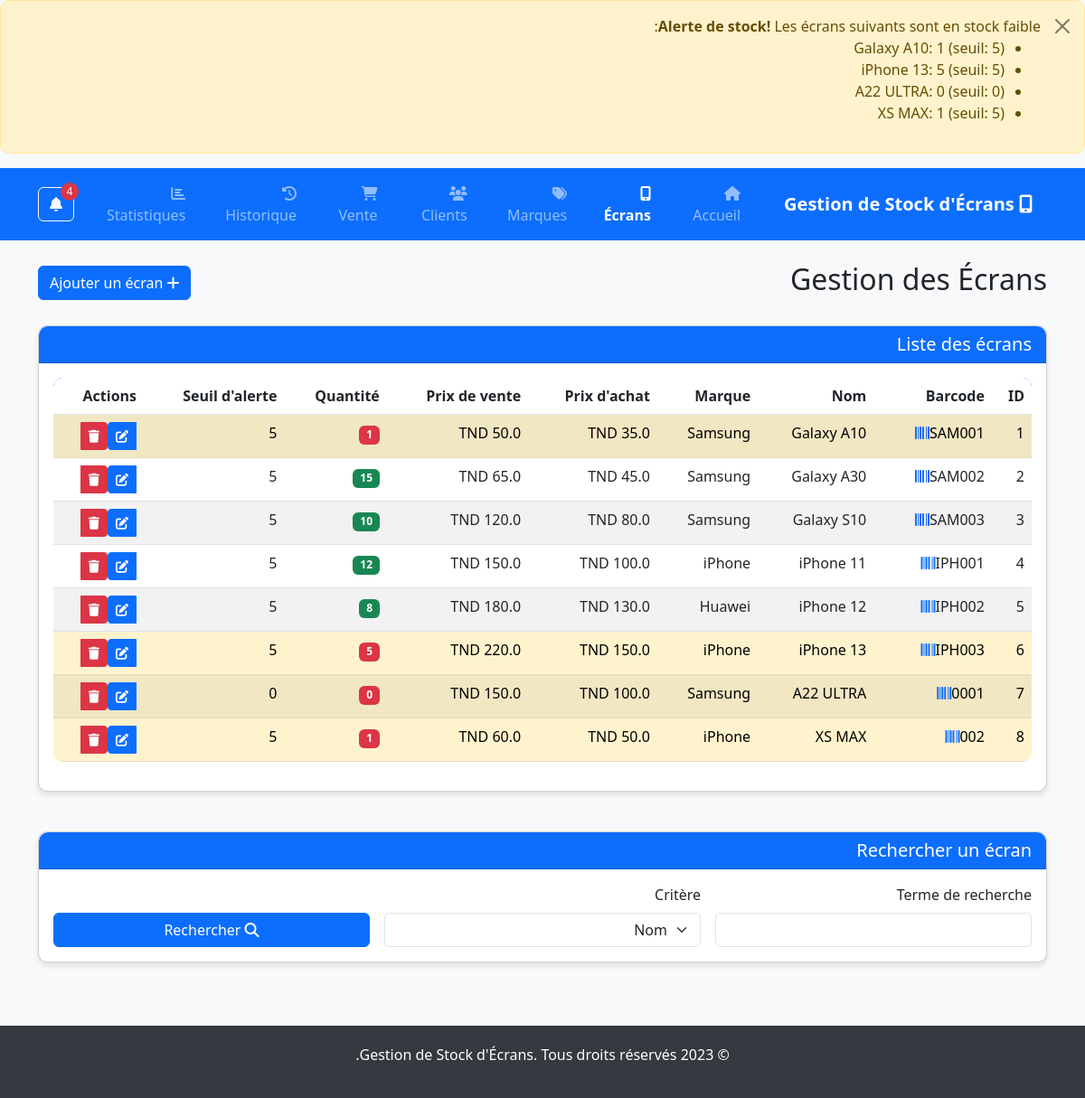
/ecrans, run on the app's committed database.
### app.py (models this page shows, shortened)
class Ecran(db.Model):
    id = db.Column(db.Integer, primary_key=True)
    barcode = db.Column(db.String(100), unique=True, nullable=False)
    nom = db.Column(db.String(100), nullable=False)
    prix_achat = db.Column(db.Float, nullable=False)
    prix_vente = db.Column(db.Float, nullable=False)
    quantite = db.Column(db.Integer, nullable=False)
    seuil_alerte = db.Column(db.Integer, default=5)
    marque_id = db.Column(db.Integer, db.ForeignKey('marque.id'), nullable=False)
    ventes = db.relationship('Vente', backref='ecran', lazy=True)
    historiques = db.relationship('Historique', backref='ecran', lazy=True)

class Marque(db.Model):
    id = db.Column(db.Integer, primary_key=True)
    nom = db.Column(db.String(100), unique=True, nullable=False)
    ecrans = db.relationship('Ecran', backref='marque', lazy=True, cascade='all, delete-orphan')

### app.py (the view)
@app.route('/ecrans')
def ecrans():
    ecrans_list = Ecran.query.all()
    marques_list = Marque.query.all()
    return render_template('ecrans.html', ecrans=ecrans_list, marques=marques_list)

### templates/ecrans.html (shortened to what this page needs)
{% extends "base.html" %}
{% block content %}
<div class="row">
    <div class="col-md-12">
        <div class="d-flex justify-content-between align-items-center mb-4">
            <h2>Gestion des Écrans</h2>
            <button class="btn btn-primary" data-bs-toggle="modal" data-bs-target="#ajouterEcranModal">
                <i class="fas fa-plus"></i> Ajouter un écran
            </button>
        </div>
    </div>
</div>
<div class="row mb-4">
    <div class="col-md-12">
        <div class="card">
            <div class="card-header">
                <h5 class="mb-0">Liste des écrans</h5>
            </div>
            <div class="card-body">
                {% if ecrans %}
                    <div class="table-responsive">
                        <table class="table table-striped table-hover">
                            <thead>
                                <tr>
                                    <th>ID</th>
                                    <th>Barcode</th>
                                    <th>Nom</th>
                                    <th>Marque</th>
                                    <th>Prix d'achat</th>
                                    <th>Prix de vente</th>
                                    <th>Quantité</th>
                                    <th>Seuil d'alerte</th>
                                    <th>Actions</th>
                                </tr>
                            </thead>
                            <tbody>
                                {% for ecran in ecrans %}
                                    <tr class="{{ 'table-warning' if ecran.quantite <= ecran.seuil_alerte }}">
                                        <td>{{ ecran.id }}</td>
                                        <td>
                                            <div class="d-flex align-items-center">
                                                <span>{{ ecran.barcode }}</span>
                                                <a href="{{ url_for('generer_barcode', barcode=ecran.barcode) }}" target="_blank" class="ms-2">
                                                    <i class="fas fa-barcode"></i>
                                                </a>
                                            </div>
                                        </td>
                                        <td>{{ ecran.nom }}</td>
                                        <td>{{ ecran.marque.nom }}</td>
                                        <td>{{ ecran.prix_achat }} TND</td>
                                        <td>{{ ecran.prix_vente }} TND</td>
                                        <td>
                                            <span class="badge {{ 'bg-danger' if ecran.quantite <= ecran.seuil_alerte else 'bg-success' }}">
                                                {{ ecran.quantite }}
                                            </span>
                                        </td>
                                        <td>{{ ecran.seuil_alerte }}</td>
                                        <td>
                                            <div class="btn-group">
                                                <button class="btn btn-sm btn-primary" data-bs-toggle="modal" data-bs-target="#modifierEcranModal{{ ecran.id }}">
                                                    <i class="fas fa-edit"></i>
                                                </button>
                                                <a href="{{ url_for('supprimer_ecran', id=ecran.id) }}" class="btn btn-sm btn-danger" onclick="return confirm('Êtes-vous sûr de vouloir supprimer cet écran?')">
                                                    <i class="fas fa-trash"></i>
                                                </a>
                                            </div>
                                        </td>
                                    </tr>
                                {% endfor %}
                            </tbody>
                        </table>
                    </div>
                {% endif %}
            </div>
        </div>
    </div>
</div>
<div class="row mb-4">
    <div class="col-md-12">
        <div class="card">
            <div class="card-header">
                <h5 class="mb-0">Rechercher un écran</h5>
            </div>
            <div class="card-body">
                <form action="{{ url_for('recherche_ecrans') }}" method="get" class="row g-3">
                    <div class="col-md-4">
                        <label for="terme" class="form-label">Terme de recherche</label>
                        <input type="text" class="form-control" id="terme" name="terme" required>
                    </div>
                    <div class="col-md-4">
                        <label for="critere" class="form-label">Critère</label>
                        <select class="form-select" id="critere" name="critere">
                            <option value="nom">Nom</option>
                        </select>
                    </div>
                    <div class="col-md-4 d-flex align-items-end">
                        <button type="submit" class="btn btn-primary w-100">
                            <i class="fas fa-search"></i> Rechercher
                        </button>
                    </div>
                </form>
            </div>
        </div>
    </div>
</div>
{% endblock %}

### templates/base.html (shortened to what this page needs)
<!DOCTYPE html>
<html lang="fr" dir="rtl">
<head>
    <link href="https://cdn.jsdelivr.net/npm/bootstrap@5.3.0/dist/css/bootstrap.min.css" rel="stylesheet">
    <link href="https://cdnjs.cloudflare.com/ajax/libs/font-awesome/6.4.0/css/all.min.css" rel="stylesheet">
</head>
<body>
    <nav class="navbar navbar-expand-lg navbar-dark bg-primary">
        <div class="container">
            <a class="navbar-brand" href="{{ url_for('index') }}">
                <i class="fas fa-mobile-alt"></i> Gestion de Stock d'Écrans
            </a>
            <div class="collapse navbar-collapse" id="navbarNav">
                <ul class="navbar-nav me-auto">
                    <li class="nav-item">
                        <a class="nav-link {{ 'active' if request.endpoint == 'index' }}" href="{{ url_for('index') }}">
                            <i class="fas fa-home"></i> Accueil
                        </a>
                    </li>
                    <li class="nav-item">
                        <a class="nav-link {{ 'active' if request.endpoint == 'ecrans' or request.endpoint.startswith('ajouter_ecran') or request.endpoint.startswith('modifier_ecran') or request.endpoint.startswith('supprimer_ecran') or request.endpoint == 'recherche_ecrans' }}" href="{{ url_for('ecrans') }}">
                            <i class="fas fa-mobile-alt"></i> Écrans
                        </a>
                    </li>
                    <li class="nav-item">
                        <a class="nav-link {{ 'active' if request.endpoint == 'marques' or request.endpoint.startswith('ajouter_marque') or request.endpoint.startswith('modifier_marque') or request.endpoint.startswith('supprimer_marque') }}" href="{{ url_for('marques') }}">
                            <i class="fas fa-tags"></i> Marques
                        </a>
                    </li>
                    <li class="nav-item">
                        <a class="nav-link {{ 'active' if request.endpoint == 'clients' or request.endpoint.startswith('ajouter_client') or request.endpoint.startswith('modifier_client') or request.endpoint.startswith('supprimer_client') }}" href="{{ url_for('clients') }}">
                            <i class="fas fa-users"></i> Clients
                        </a>
                    </li>
                    <li class="nav-item">
                        <a class="nav-link {{ 'active' if request.endpoint == 'vente' or request.endpoint.startswith('effectuer_vente') or request.endpoint.startswith('facture') }}" href="{{ url_for('vente') }}">
                            <i class="fas fa-shopping-cart"></i> Vente
                        </a>
                    </li>
                    <li class="nav-item">
                        <a class="nav-link {{ 'active' if request.endpoint == 'historique' }}" href="{{ url_for('historique') }}">
                            <i class="fas fa-history"></i> Historique
                        </a>
                    </li>
                    <li class="nav-item">
                        <a class="nav-link {{ 'active' if request.endpoint == 'statistiques' }}" href="{{ url_for('statistiques') }}">
                            <i class="fas fa-chart-bar"></i> Statistiques
                        </a>
                    </li>
                </ul>
                <div class="d-flex">
                    <div class="position-relative">
                        <a class="btn btn-outline-light" href="{{ url_for('verifier_alertes') }}" id="alerte-btn">
                            <i class="fas fa-bell"></i>
                        </a>
                        <span class="alert-badge d-none" id="alerte-count">0</span>
                    </div>
                </div>
            </div>
        </div>
    </nav>
    <div class="container mt-4">
        {% block content %}{% endblock %}
    </div>
    <footer class="footer">
        <div class="container">
            <p>&copy; 2023 Gestion de Stock d'Écrans. Tous droits réservés.</p>
        </div>
    </footer>
</body>
</html>

### templates/base.html (style rules this page uses)
body { font-family: 'Segoe UI', Tahoma, Geneva, Verdana, sans-serif; background-color: #f8f9fa; }
.navbar-brand { font-weight: bold; }
.card { margin-bottom: 20px; border-radius: 10px; box-shadow: 0 4px 6px rgba(0, 0, 0, 0.1); }
.card-header { background-color: #0d6efd; color: white; font-weight: bold; border-radius: 10px 10px 0 0 !important; }
.btn-primary { background-color: #0d6efd; border-color: #0d6efd; }
.table { background-color: white; border-radius: 10px; overflow: hidden; }
.table thead { background-color: #0d6efd; color: white; }
.footer { margin-top: 50px; padding: 20px 0; background-color: #343a40; color: white; text-align: center; }
.nav-link { margin-left: 10px; }
.active { font-weight: bold; }
.alert-badge { position: absolute; top: -5px; right: -5px; background-color: #dc3545; color: white; border-radius: 50%; width: 20px; height: 20px; display: flex; align-items: center; justify-content: center; font-size: 12px; }

### data on the page
Ecran: id "1", barcode "SAM001", nom "Galaxy A10", marque.nom "Samsung", quantite "1", seuil_alerte "5"
Ecran: id "2", barcode "SAM002", nom "Galaxy A30", marque.nom "Samsung", prix_achat "45.0", quantite "15", seuil_alerte "5"
Ecran: id "3", barcode "SAM003", nom "Galaxy S10", marque.nom "Samsung", quantite "10", seuil_alerte "5"
Ecran: id "4", barcode "IPH001", nom "iPhone 11", marque.nom "iPhone", quantite "12", seuil_alerte "5"
Ecran: id "5", barcode "IPH002", nom "iPhone 12", marque.nom "Huawei", quantite "8", seuil_alerte "5"
Ecran: id "6", barcode "IPH003", nom "iPhone 13", marque.nom "iPhone", quantite "5", seuil_alerte "5"
Ecran: id "7", barcode "0001", nom "A22 ULTRA", marque.nom "Samsung", quantite "0", seuil_alerte "0"
Ecran: id "8", barcode "002", nom "XS MAX", marque.nom "iPhone", quantite "1", seuil_alerte "5"
